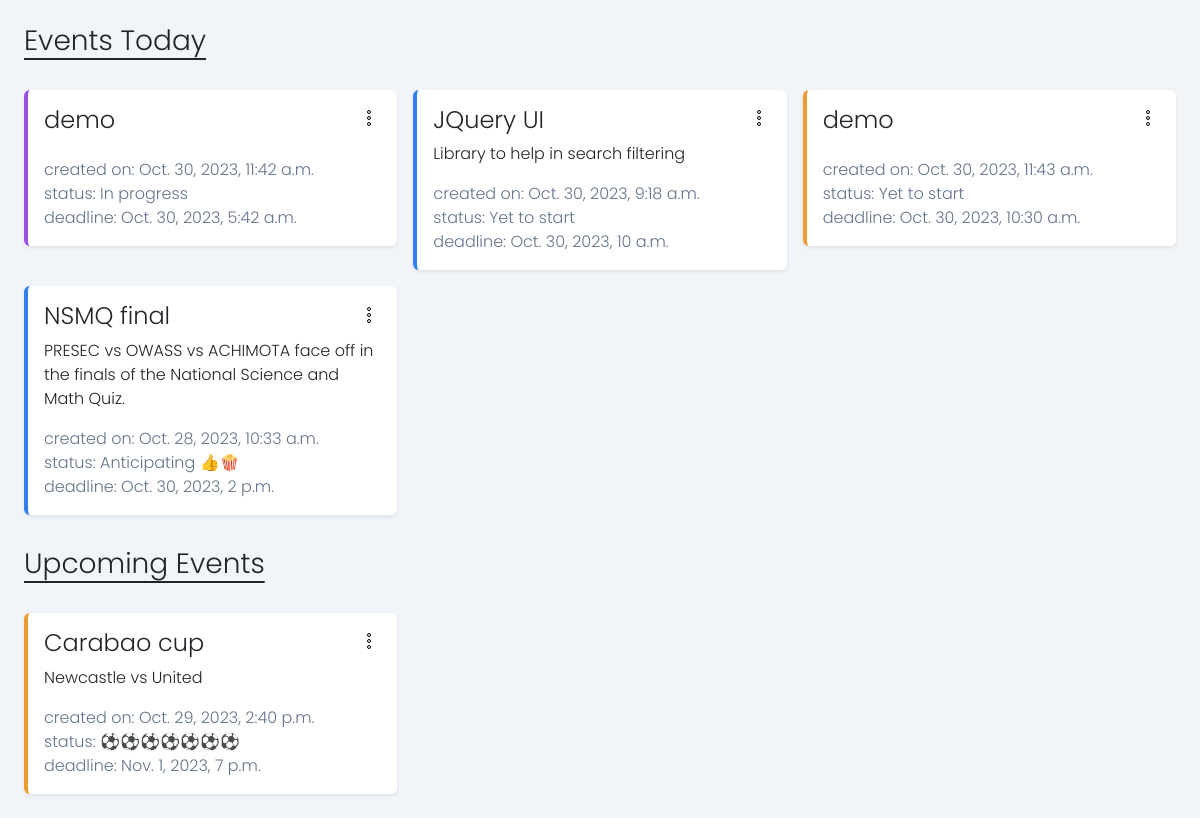
The page / on the database its author committed.
### core/models.py (models this page shows, shortened)
class Task(models.Model):
    label = models.ForeignKey(Label, on_delete=models.SET_NULL, related_name='tasks', null=True)
    title = models.CharField(max_length=128)
    description = models.TextField(max_length=255, null=True, blank=True)
    deadline = models.DateTimeField(null=True)
    status = models.CharField(max_length=128, null=True)
    date_created = models.DateTimeField(auto_now_add=True, null=True, blank=True)
    class Meta:
        ordering = ['deadline']

### core/views.py (the view)
# urls.py: path('', core_views.index, name='index'),
def index(request):
    today = []
    tomorrow = []
    upcoming = []
    expired = []
    for task in Task.objects.all():
        dateToday = datetime.today().date()
        dateTomorrow = dateToday + timedelta(days=1)
        taskDate = task.deadline.date()
        if taskDate == dateToday:
            today.append(task)
        elif taskDate == dateTomorrow:
            tomorrow.append(task)
        elif taskDate > dateTomorrow:
            upcoming.append(task)
        else:
            expired.append(task)
    context = {'today': today, 'upcoming':upcoming, 'tomorrow':tomorrow, 'expired': expired}
    return render(request,'core/index.html', context)

### core/templates/core/index.html (shortened to what this page needs)
{% extends 'core/base.html' %}
{% block main_content %}
<div class="lg:tw-p-4 tw-p-2 tw-pb-12">
    {% if today %}
      <div>
        <h3 class="tw-underline tw-underline-offset-8 m-2 mb-4">Events Today</h3>
      </div>
      <div class="cards mt-2 tw-grid lg:tw-grid-cols-3 tw-items-start">
            {% for task in today %}
            <div class="card tw-border-0 tw-rounded-md shadow-sm m-2 p-3 tw-border-s-4 tw-border-s-{{task.label.theme}}">
              <div class="tw-flex tw-justify-between">
                 <h4 class="tw-whitespace-nowrap tw-text-ellipsis tw-overflow-hidden">{{task.title}}</h4>
                 <div class="dropdown">
                     <div class="tw-w-6" role="button" data-bs-toggle="dropdown" aria-expanded="false">
                     </div>
                 </div>
              </div>
             <p>
                {{task.description}}
             </p>
             <div class="tw-text-slate-500">
                 <div>
                     created on: {{task.date_created}}
                 </div>
                 <div>
                     status: {{task.status}}
                 </div>
                 <div>
                     deadline: {{task.deadline}}
                 </div>
             </div>
           </div>
            {% endfor %}
      </div>
    {% endif %}
    {% if upcoming %}
      <div>
        <h3 class="tw-underline tw-underline-offset-8 m-2 mt-4 mb-4">Upcoming Events</h3>
      </div>
      <div class="cards mt-2 tw-grid lg:tw-grid-cols-3 tw-items-start">
            {% for task in upcoming %}
            <div class="card tw-border-0 tw-rounded-md shadow-sm m-2 p-3 tw-border-s-4 tw-border-s-{{task.label.theme}}">
              <div class="tw-flex tw-justify-between">
                 <h4 class="tw-whitespace-nowrap tw-text-ellipsis tw-overflow-hidden">{{task.title}}</h4>
                 <div class="dropdown">
                     <div class="tw-w-6" role="button" data-bs-toggle="dropdown" aria-expanded="false">
                     </div>
                 </div>
              </div>
             <p>
                {{task.description}}
             </p>
             <div class="tw-text-slate-500">
                 <div>
                     created on: {{task.date_created}}
                 </div>
                 <div>
                     status: {{task.status}}
                 </div>
                 <div>
                     deadline: {{task.deadline}}
                 </div>
             </div>
           </div>
            {% endfor %}
      </div>
        {% endif %}
</div>
{% endblock %}

### core/templates/core/base.html (shortened to what this page needs)
<!DOCTYPE html>
{% load static %}
<html lang="en">
<head>
    <link rel="stylesheet" href="{% static 'css/bootstrap-5.3.2-dist/css/bootstrap.min.css'%}">
    <link rel="stylesheet" href="{% static 'css/tailwindcss/dist/output.css'%}">
</head>
<body class="tw-bg-slate-100">
    {% block main_content %}
    {% endblock %}
</body>
</html>

### rows shown on the page
Task: title "demo", date_created "Oct. 30, 2023, 11:42 a.m.", status "In progress", deadline "Oct. 30, 2023, 5:42 a.m."
Task: title "JQuery UI", description "Library to help in search filtering", date_created "Oct. 30, 2023, 9:18 a.m.", status "Yet to start", deadline "Oct. 30, 2023, 10 a.m."
Task: title "demo", date_created "Oct. 30, 2023, 11:43 a.m.", status "Yet to start", deadline "Oct. 30, 2023, 10:30 a.m."
Task: title "NSMQ final", description "PRESEC vs OWASS vs ACHIMOTA face off in the finals of the National Science and Math Quiz.", date_created "Oct. 28, 2023, 10:33 a.m.", status "Anticipating 👍🍿", deadline "Oct. 30, 2023, 2 p.m."
Task: title "Carabao cup", description "Newcastle vs United", date_created "Oct. 29, 2023, 2:40 p.m.", status "⚽⚽⚽⚽⚽⚽⚽", deadline "Nov. 1, 2023, 7 p.m."
